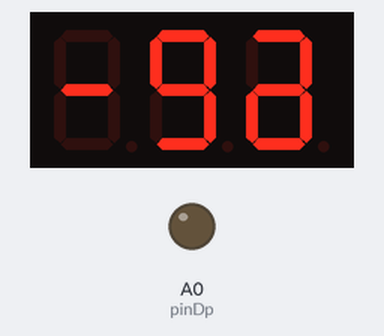
A program run on a simulated Arduino Uno R4 Minima. On the bench: 3-digit seven-segment display, output pins drawn as LEDs (lit = HIGH). Wiring (inferred from the names in the program): 3-digit 7-segment display, segments lit when HIGH: segments D21, D20, A5, A4, A3, A2, A1; digit selects D9, D8, D7. The segment pins are drawn as the display they are named for; pins used as bus, display or sensor lines are not drawn; what the program prints to the serial monitor is not drawn.

Above: at 0.25 s.
At 1.4 s:
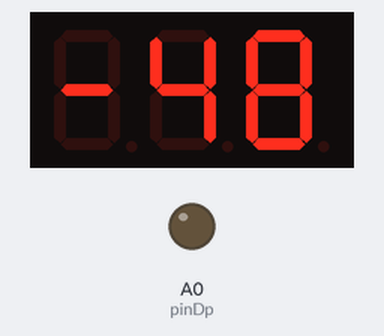
At 4.8 s:
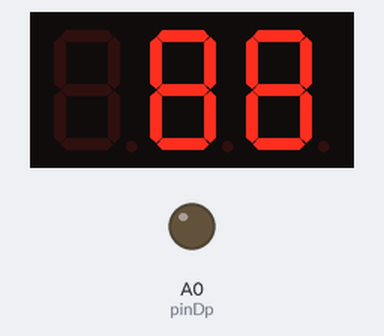
At 8.2 s:
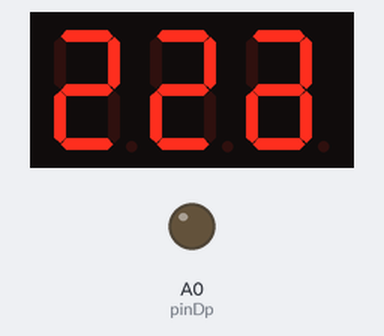
At 15.52 s:
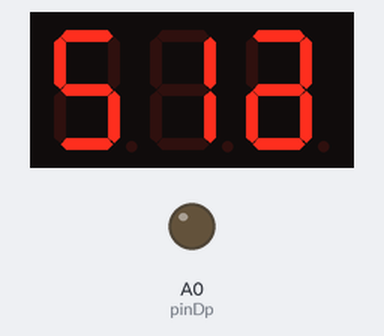
At 27.8 s:
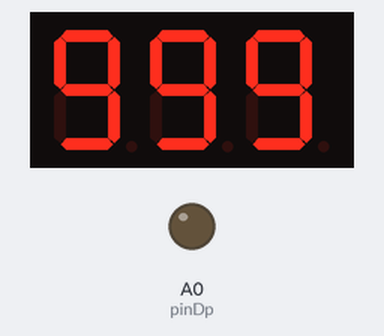

The program:

main.cpp
```cpp
#include <Arduino.h>

#define DBG(x) Serial.println(x)

class Display3Digit
{
public:
	Display3Digit(const byte(&seg)[7], const byte(&dig)[3], byte dp) : pinDp(dp)
	{
		for (byte i = 0; i < 7; i++)			pinSegment[i] = seg[i];
		for (byte i = 0; i < 3; i++)			pinDigit[i] = dig[i];
	}

	void begin()
	{
		for (byte i = 0; i < 7; i++)
		{
			pinMode(pinSegment[i], OUTPUT);
			digitalWrite(pinSegment[i], LOW);
		}

		pinMode(pinDp, OUTPUT);
		digitalWrite(pinDp, LOW);

		for (byte i = 0; i < 3; i++)
		{
			pinMode(pinDigit[i], OUTPUT);
			digitalWrite(pinDigit[i], LOW);
		}
	}

	void update()
	{
		if (micros() - lastRefresh < refreshRateMicro)	return;
		lastRefresh += refreshRateMicro;

		disableDigits();

		byte pattern = font[10]; // leer

		byte n = values[currentDigit];

		if (n <= 9)			pattern = font[n];
		else if (n == 11)	pattern = font[11];

		if (dpState[currentDigit])	pattern |= 0b10000000;

		writeSegments(pattern);

		digitalWrite(pinDigit[currentDigit], HIGH);

		currentDigit++;

		if (currentDigit >= 3)	currentDigit = 0;
	}

	void show(int number)
	{
		if (number > 999)	number = 999;
		if (number < -99)	number = -99;

		if (number < 0)
		{
			number = -number;

			values[0] = 11; // minus
			values[1] = number / 10;
			values[2] = number % 10;

			if (number < 10)	{values[0] = 10; values[1] = 11;}	//minus an 2te stelle
		}
		else
		{
			values[0] = number / 100;
			values[1] = (number / 10) % 10;
			values[2] = number % 10;

			if (number < 100)	values[0] = 10;
			if (number < 10)	values[1] = 10;
		}
	}

	void setDP(byte pos, bool state) { if (pos < 3) dpState[pos] = state; }

private:
	byte pinSegment[7];
	byte pinDigit[3];
	byte pinDp;

	byte values[3] = {10, 10, 10};

	bool dpState[3] = {false, false, false};

	byte currentDigit = 0;

	uint32_t refreshRateMicro = 1000;	// 1000 = > 1kHz
	uint32_t lastRefresh = 0;

	// 0b DP,G,F,E,D,C,B,A
	const byte font[12] =
	{
		0b00111111, // 0
		0b00000110, // 1
		0b01011011, // 2
		0b01001111, // 3
		0b01100110, // 4
		0b01101101, // 5
		0b01111101, // 6
		0b00000111, // 7
		0b01111111, // 8
		0b01101111, // 9
		0b00000000, // leer
		0b01000000	// minus
	};

	inline void disableDigits()
	{
		digitalWrite(pinDigit[0], LOW);
		digitalWrite(pinDigit[1], LOW);
		digitalWrite(pinDigit[2], LOW);
	}

	inline void writeSegments(byte pattern)
	{
		for (byte i = 0; i < 7; i++)
			digitalWrite(pinSegment[i], pattern & (1 << i));
		digitalWrite(pinDp, pattern & 0b10000000);
	}
};

// ----------------------------

const byte pinSeg[7] = {21, 20, 19, 18, 17, 16, 15};
const byte pinDig[3] = {9, 8, 7};
const byte pinDp = 14;

Display3Digit display(pinSeg, pinDig, pinDp);

void setup()
{
	Serial.begin(115200);
	DBG("Display gestartet");

	display.begin();
}

int value = -99;
uint32_t lastUpdate = 0;

void loop()
{

	if (millis() - lastUpdate >= 25)
	{
		lastUpdate = millis();

		if (value < 1000) value++;
	}

	display.show(value);

	display.update();

	// display.show(-99 + (millis() / (1000)));

}
```
